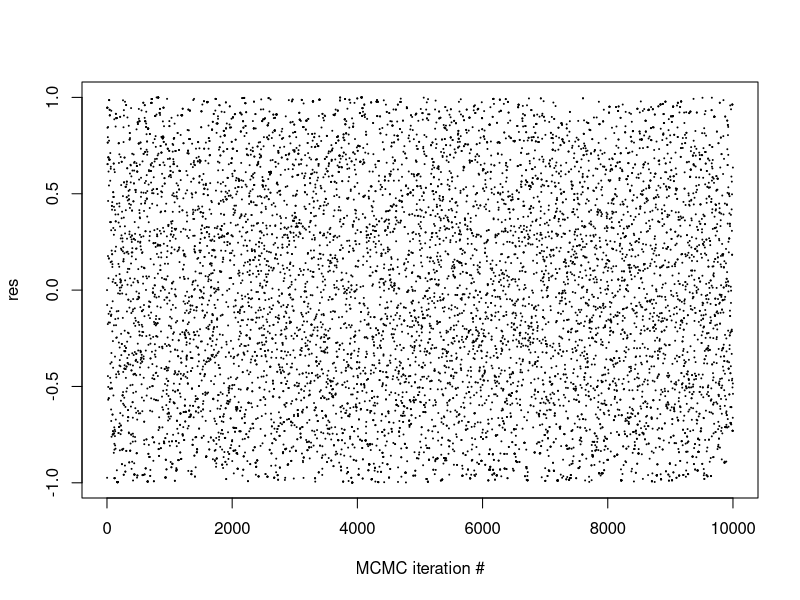
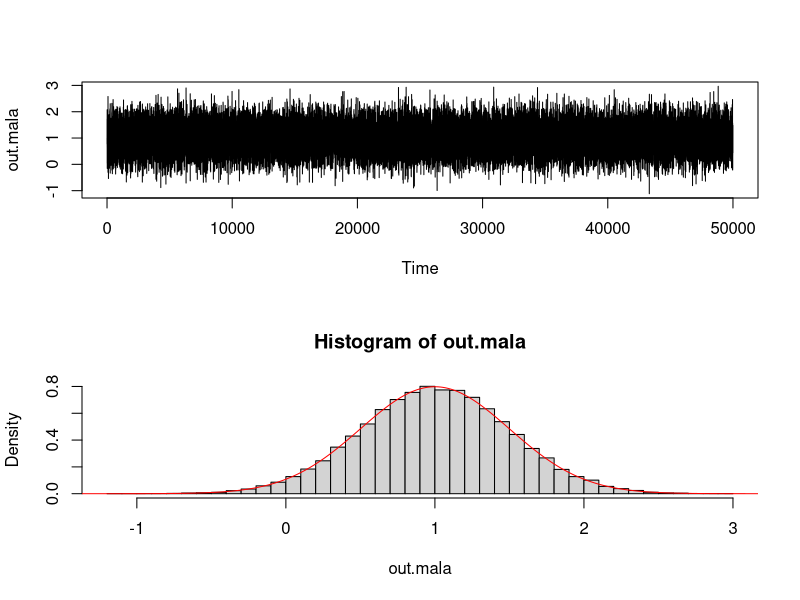

These figures' R source, in order:
################## Independent MH ##########################
independent_MH <- function(target_prob, n.iter = 10000, sigma = 0.7) {
  res <- numeric(n.iter)
  res[1] <- 0.0
  wt.old <- target_prob(res[1])/dnorm(res[1], sd = sigma)
  Nacc <- 0
  for (i in 2:n.iter) {
    # Proposal
    thetaStar <- rnorm(1, sd = sigma)
    wt.star <- target_prob(thetaStar)/dnorm(thetaStar, sd = sigma)
    alpha <- min(1.0, wt.star/wt.old)
    # Accept/reject
    if (runif(1) < alpha) {
      res[i] <- thetaStar
      wt.old <- wt.star
      Nacc <- Nacc + 1
    } else {
      res[i] <- res[i - 1]
    }
  }
  print(paste0("accept rate : ", Nacc / n.iter))
  return(res)
}

target_prob <- function(theta) { return(dunif(theta, min = -1, max = 1)) }

n.iter <- 10000
sigma <- 0.7
res <- independent_MH(target_prob, n.iter, sigma)

# Plot the results
plot(res, pch = 20, cex = 0.1, xlab = "MCMC iteration #")

################## MALA function ########################## 
oneDMALA <- function(lp_grad, theta1 = 0.0, Delta = 0.5, n.iter = 10000) {
  out <- numeric(n.iter)
  out[1] <- theta1
  old.lpg <- lp_grad(theta1)
  Nacc <- 0
  
  for (i in 2:n.iter) {
    # Proposal
    thetaStar <- out[i - 1] + 0.5 * Delta * old.lpg$grad + sqrt(Delta) * rnorm(1)
    new.lpg <- lp_grad(thetaStar)
    
    lqf <- dnorm(thetaStar, mean = out[i - 1] + 0.5 * Delta * old.lpg$grad, sd = sqrt(Delta), log = TRUE)
    lqb <- dnorm(out[i - 1], mean = thetaStar + 0.5 * Delta * new.lpg$grad, sd = sqrt(Delta), log = TRUE)
    
    alpha <- exp(min(0.0, new.lpg$lp + lqb - old.lpg$lp - lqf))
    
    if (runif(1) < alpha && is.finite(alpha)) {
      out[i] <- thetaStar
      old.lpg <- new.lpg
      Nacc <- Nacc + 1
    } else {
      out[i] <- out[i - 1]
    }
  }
  
  print(paste0("MALA done, accept rate: ", Nacc / (n.iter - 1)))
  return(out)
}

mu <- 1.0
sigma <- 0.5
lp_gauss <- function(theta) {
  return(list(
    lp = -(theta - mu)^2 / (2 * sigma^2), 
    grad = -(theta - mu) / (sigma^2)  # log-g gradient
  ))
}

out.mala <- oneDMALA(lp_gauss, theta1 = mu, Delta = 0.7, n.iter = 50000)

# Plot the results
par(mfrow = c(2, 1))
ts.plot(out.mala)
hist(out.mala, probability = TRUE, breaks = 30)
xg <- seq(from = mu - 5 * sigma, to = mu + 5 * sigma, length.out = 1000)
lines(xg, dnorm(xg, mean = mu, sd = sigma), col = "red")

